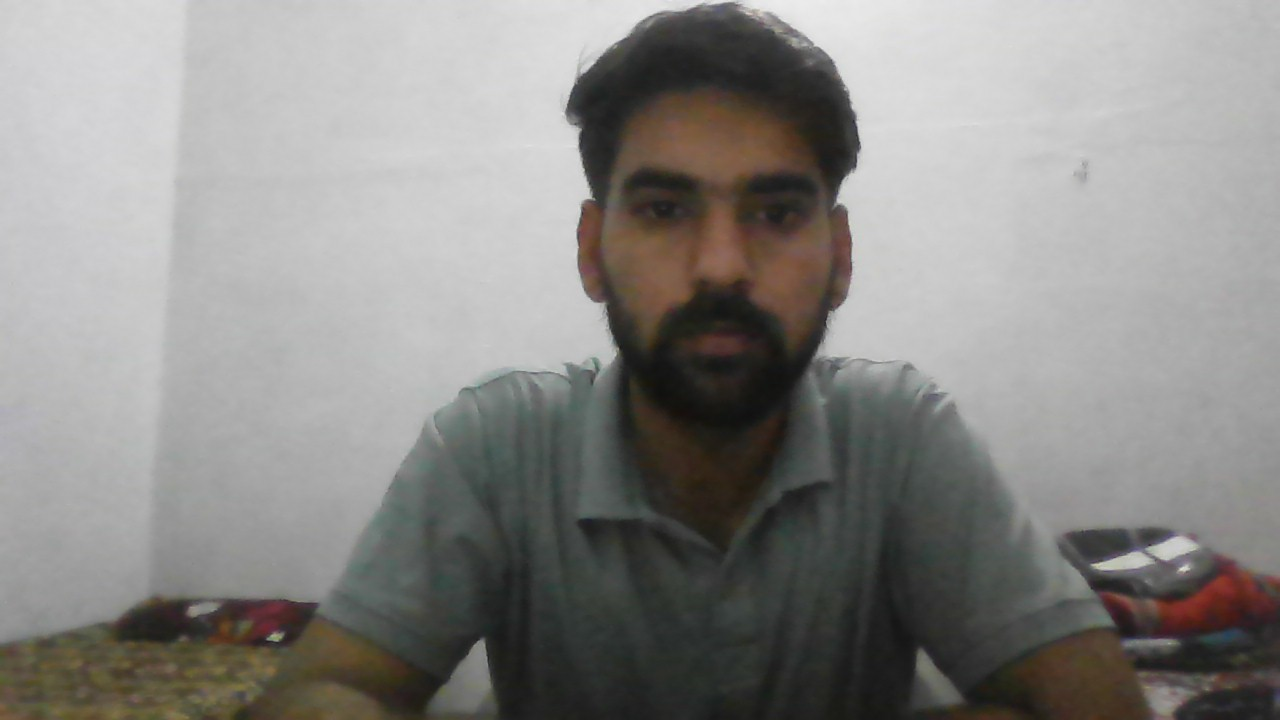
#> input picture training_images/Sharukh-1.jpg, 1280 x 720 px
$ python attendance_system.py
#> lines starting #> are read from the running program, lines starting #| are printed output that depends on the picture; after the words box and inside, x2 and y2 are one past the last pixel; in counts of white or black regions, pixels touching at a corner belong together
import cv2
import os
import numpy as np
from datetime import datetime

# Setup paths
data_path = 'training_images/'
if not os.path.exists(data_path):
    os.makedirs(data_path)

# 1. Face Detector aur Recognizer
face_classifier = cv2.CascadeClassifier(cv2.data.haarcascades + 'haarcascade_frontalface_default.xml')
model = cv2.face.LBPHFaceRecognizer_create()

def train_model():
    training_data, labels = [], []
    files = [f for f in os.listdir(data_path) if f.endswith(('.jpg', '.png', '.jpeg'))]

    if not files:
        print("❌ ERROR: 'training_images' folder khali hai! Isme apni photos daalein.")
        return None

    print("🔍 Status: Extracting faces and Training...")
    valid_filenames = []

    for i, file in enumerate(files):
        img_path = os.path.join(data_path, file)
        img = cv2.imread(img_path, cv2.IMREAD_GRAYSCALE)
#> img: shape (720, 1280); min 16, max 236, mean 136.7

        if img is None: continue

        # Photo mein chehra dhundhna
        faces = face_classifier.detectMultiScale(img, 1.3, 5)
#> faces = [[575, 98, 294, 294]]

        if len(faces) == 0:
            print(f"⚠️ Warning: Image '{file}' mein chehra nahi mila. Is photo ko skip kar rahe hain.")
            continue

        for (x, y, w, h) in faces:
            face_roi = cv2.resize(img[y:y+h, x:x+w], (200, 200))
            training_data.append(np.asarray(face_roi, dtype=np.uint8))
            labels.append(len(valid_filenames))
            valid_filenames.append(file)
            break
#> this loop made 1 pass
#> pass 1, in train_model, `face_roi = cv2.resize(img[y:y+h, x:x+w], (200, 200))`:
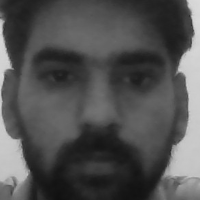
#> face_roi: shape (200, 200); min 16, max 218, mean 81
#> after the loop, labels = [0]; training_data = 1 item; valid_filenames = ['Sharukh-1.jpg']
#> pass 2 of the loop in train_model, `for i, file in enumerate(files):`:
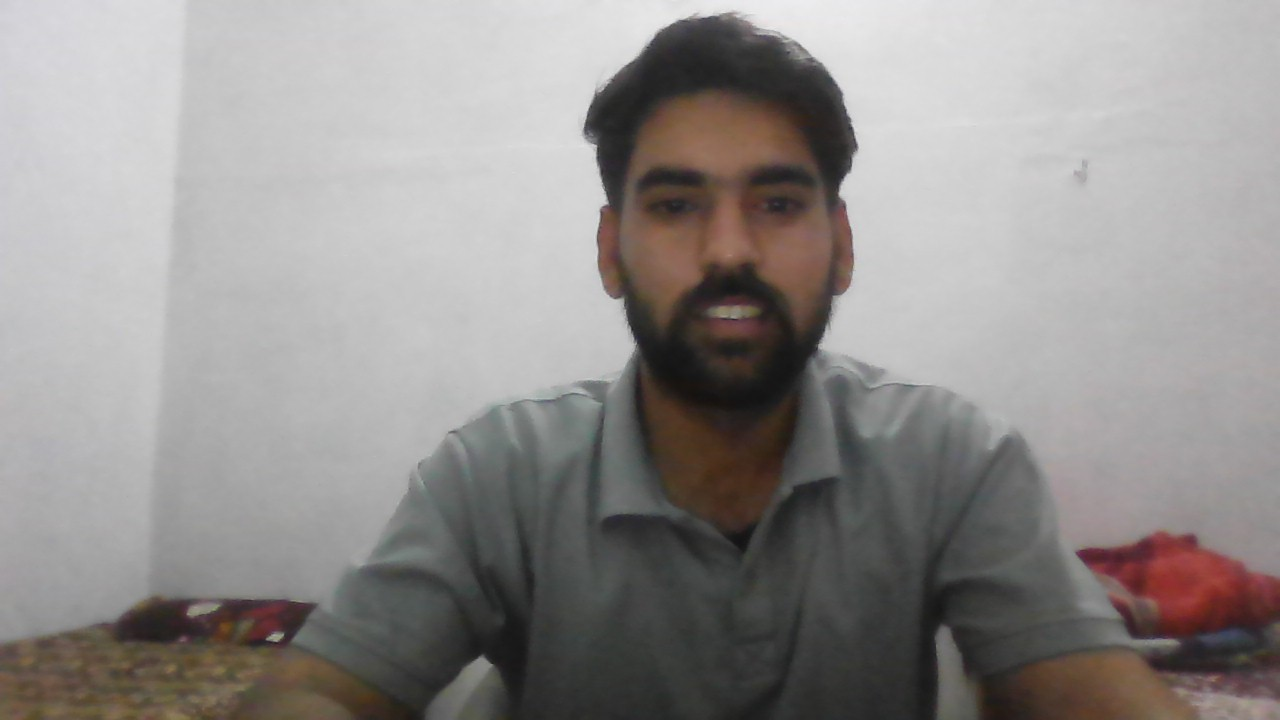
#> input picture training_images/Sharukh-2.jpg, 1280 x 720 px
#> in train_model, `img = cv2.imread(img_path, cv2.IMREAD_GRAYSCALE)`:
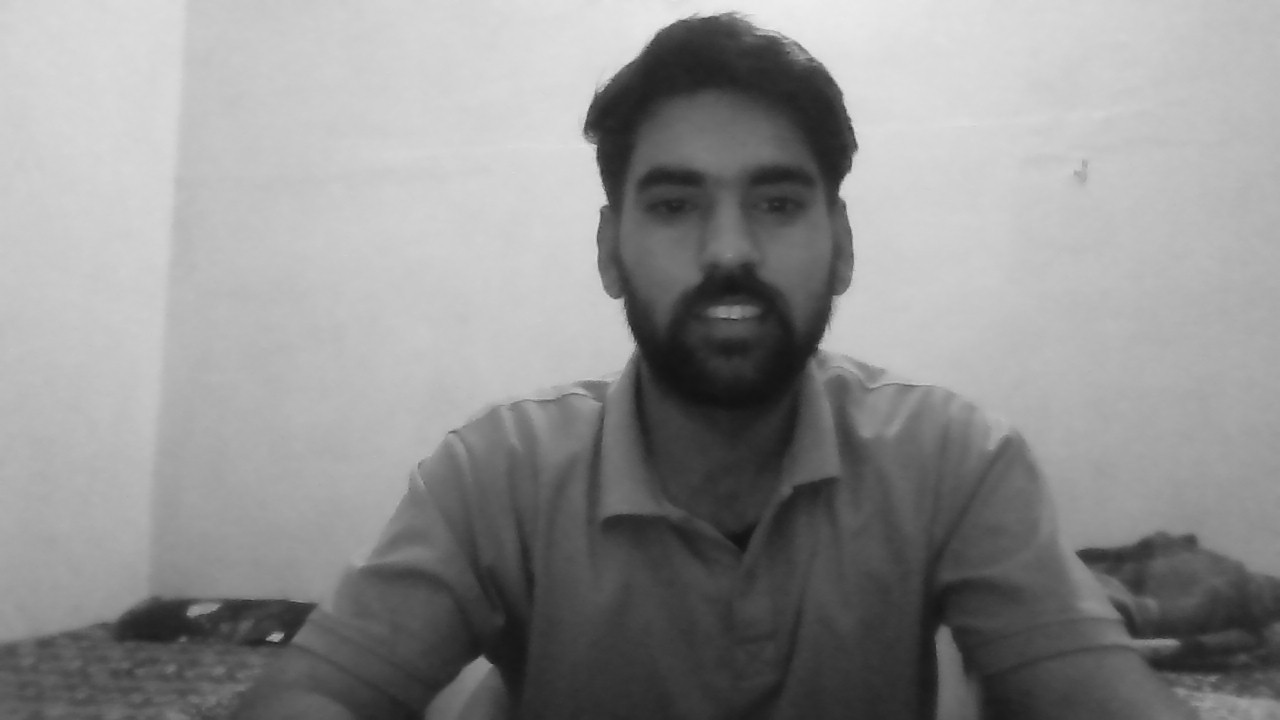
#> img: shape (720, 1280); min 18, max 238, mean 143.7
#> in train_model, `faces = face_classifier.detectMultiScale(img, 1.3, 5)`: faces = [[588, 94, 281, 281]]
#> the loop in train_model, `for (x, y, w, h) in faces:` made 1 pass
#> pass 1, in train_model, `face_roi = cv2.resize(img[y:y+h, x:x+w], (200, 200))`:
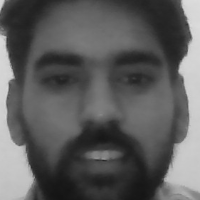
#> face_roi: shape (200, 200); min 20, max 221, mean 92.2
#> after the loop in train_model, `for (x, y, w, h) in faces:`: labels = [0, 1]; training_data = 2 items; valid_filenames = ['Sharukh-1.jpg', 'Sharukh-2.jpg']
#> pass 3 of the loop in train_model, `for i, file in enumerate(files):`:
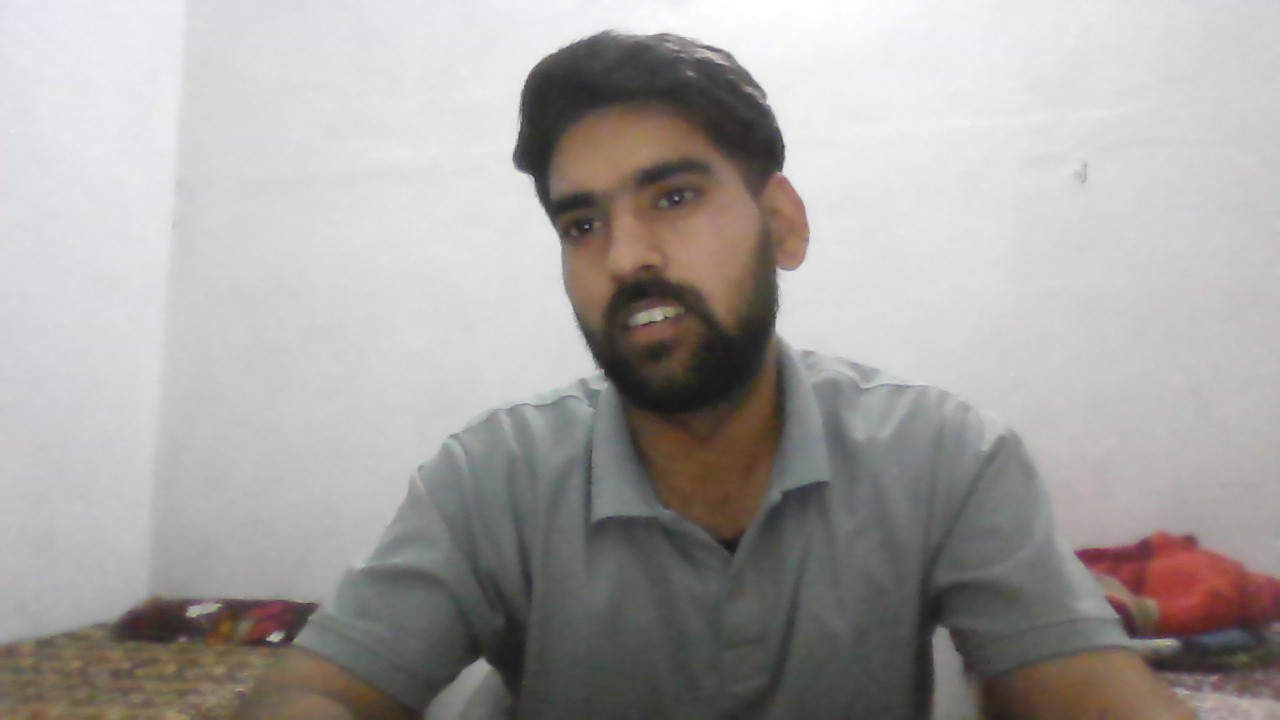
#> input picture training_images/Sharukh-3.jpg, 1280 x 720 px
#> in train_model, `img = cv2.imread(img_path, cv2.IMREAD_GRAYSCALE)`:
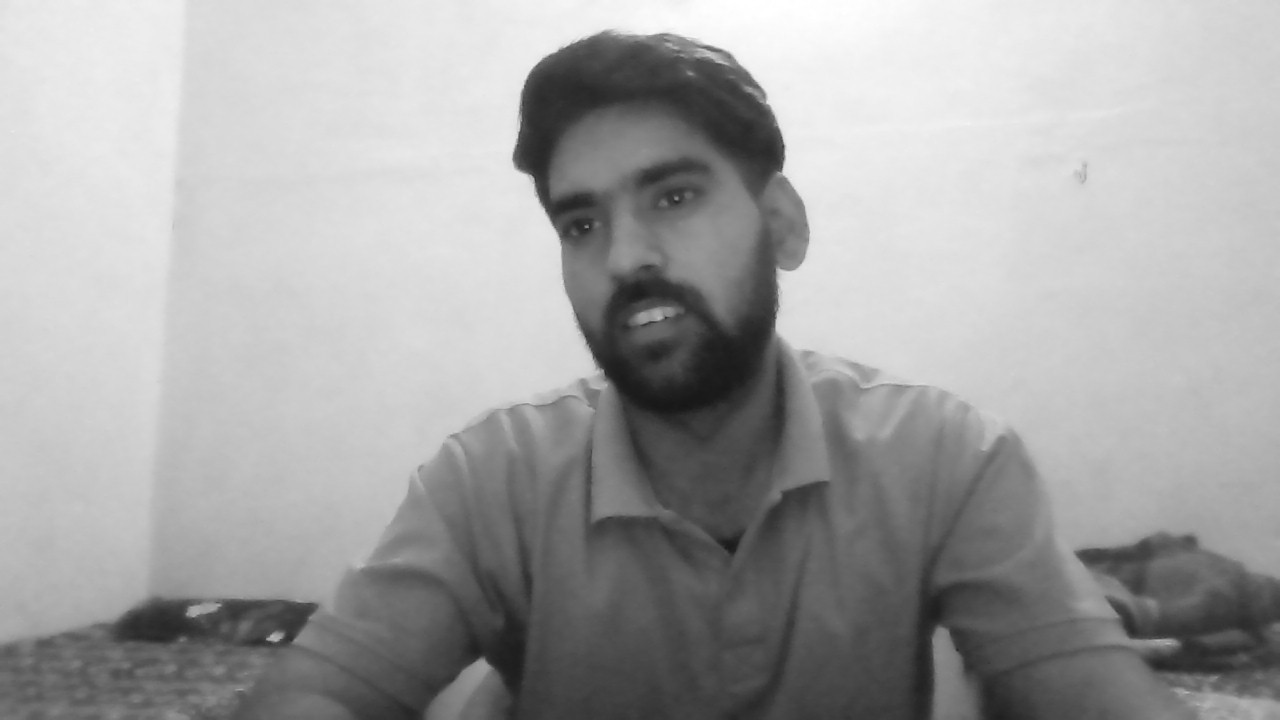
#> img: shape (720, 1280); min 22, max 255, mean 163.5
#> in train_model, `faces = face_classifier.detectMultiScale(img, 1.3, 5)`: faces = [[510, 97, 271, 271]]
#> the loop in train_model, `for (x, y, w, h) in faces:` made 1 pass
#> pass 1, in train_model, `face_roi = cv2.resize(img[y:y+h, x:x+w], (200, 200))`:
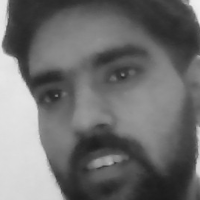
#> face_roi: shape (200, 200); min 27, max 240, mean 110.7
#> after the loop in train_model, `for (x, y, w, h) in faces:`: labels = [0, 1, 2]; training_data = 3 items; valid_filenames = ['Sharukh-1.jpg', 'Sharukh-2.jpg', 'Sharukh-3.jpg']
#> the loop made 4 passes; the first 3 are shown

    if len(training_data) == 0:
        print("❌ CRITICAL ERROR: Kisi bhi photo mein face nahi mila. Train nahi ho sakta!")
        return None

    model.train(np.asarray(training_data), np.asarray(labels))
    print(f"✅ Success: {len(training_data)} photos par model train ho gaya!")
    return valid_filenames

filenames = train_model()

# Agar training fail hui toh project stop kar do
if filenames is None:
    print("System setup failed. Please check your training images.")
    exit()

def markAttendance(name):
    if not os.path.exists('attendance.csv'):
        with open('attendance.csv', 'w') as f:
            f.write("Name,Time,Date\n")

    with open('attendance.csv', 'r+') as f:
        lines = f.readlines()
        names = [line.split(',')[0] for line in lines]
        if name not in names:
            now = datetime.now()
            f.writelines(f'{name},{now.strftime("%H:%M:%S")},{now.strftime("%d-%m-%Y")}\n')
            print(f"✅ Attendance Recorded: {name}")

print("🚀 System Starting... Press 'Enter' in camera window to Exit.")
cap = cv2.VideoCapture(0, cv2.CAP_DSHOW)

while True:
    ret, frame = cap.read()
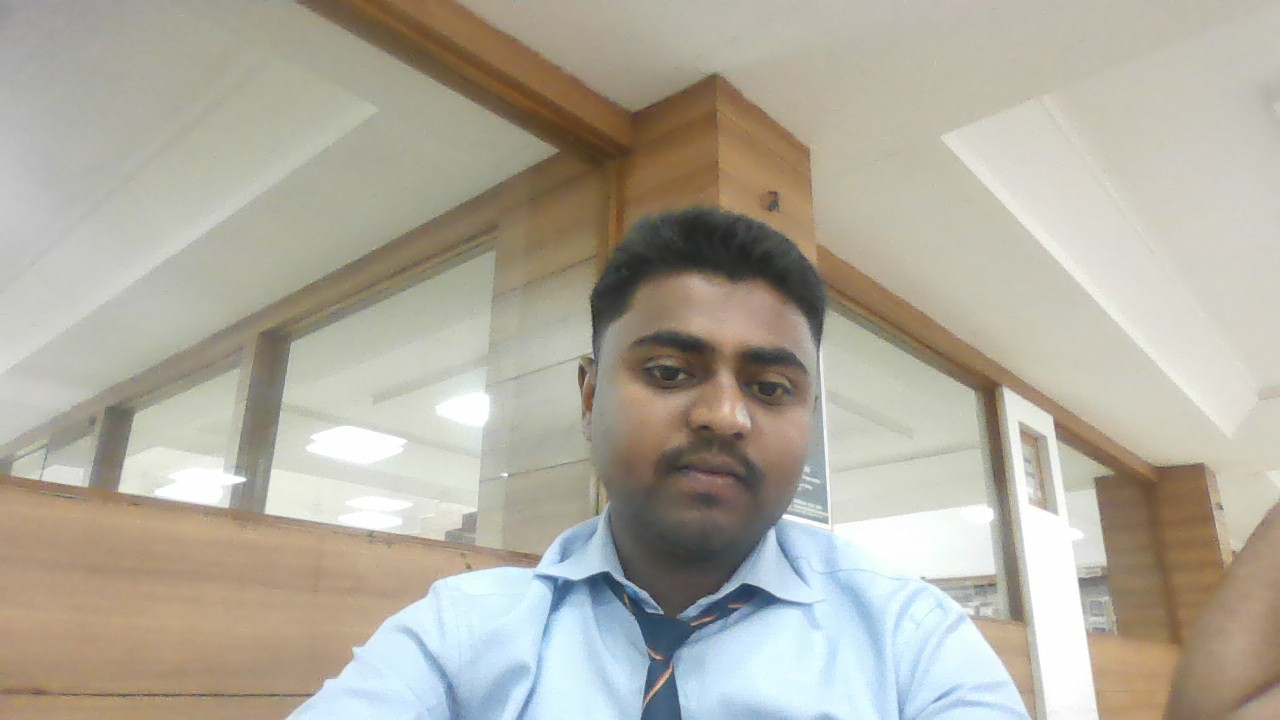
#> input picture training_images/sazid-1.jpg, 1280 x 720 px, given in place of the camera
#> frame is the input picture: shape (720, 1280, 3); mean B, G, R 159.3, 172.1, 176.9
    if not ret: break

    gray = cv2.cvtColor(frame, cv2.COLOR_BGR2GRAY)
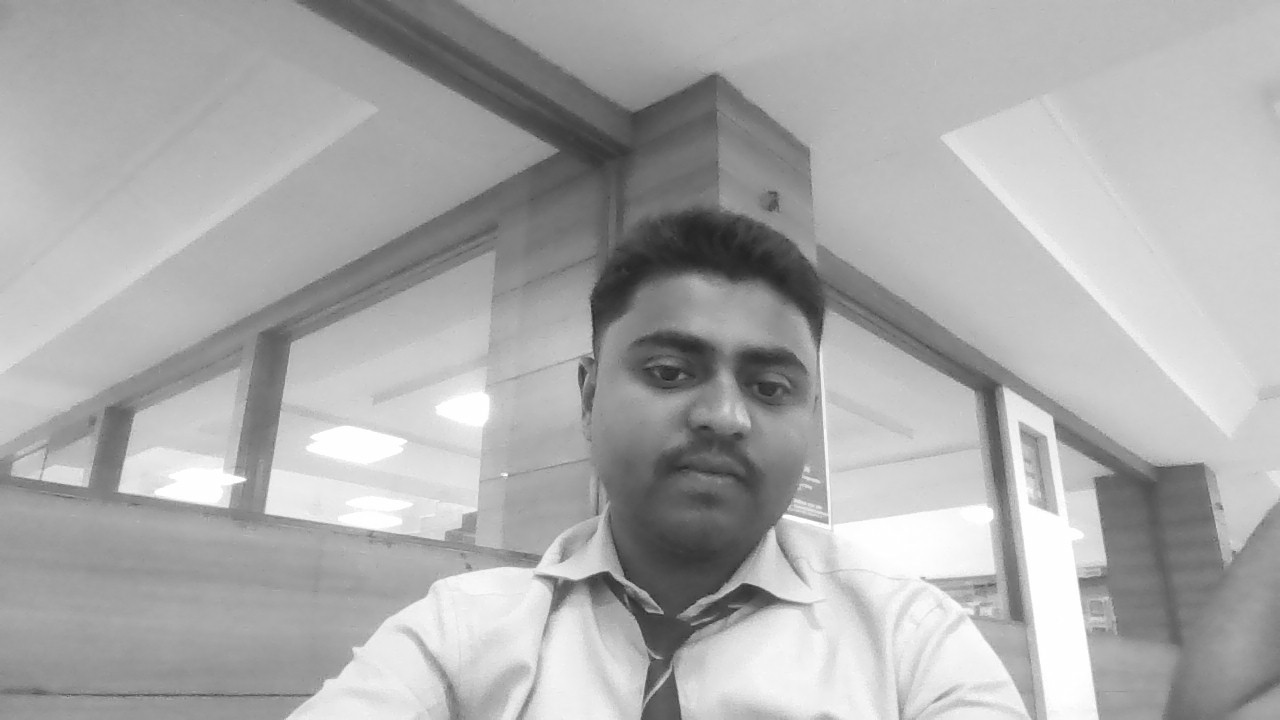
#> gray: shape (720, 1280); min 26, max 255, mean 172.1
    faces = face_classifier.detectMultiScale(gray, 1.3, 5)
#> faces = [[571, 262, 285, 285]]

    for (x, y, w, h) in faces:
        face_roi = cv2.resize(gray[y:y+h, x:x+w], (200, 200))
        id, confidence = model.predict(face_roi)

        # Confidence score print for debugging
        # print(f"Score: {confidence}")

        # Strict Threshold (Ise 50 se 65 ke beech rakhein)
        if confidence < 60:
            name = os.path.splitext(filenames[id])[0].upper()
            # Agar file ka naam 'Unknown' se start hota hai toh use unknown dikhao
            if "UNKNOWN" in name:
                name = "UNKNOWN"
                color = (0, 0, 255)
            else:
                color = (0, 255, 0)
                markAttendance(name)
        else:
            name = "UNKNOWN"
            color = (0, 0, 255)

        cv2.rectangle(frame, (x, y), (x+w, y+h), color, 2)
        cv2.putText(frame, f"{name}", (x, y-10), cv2.FONT_HERSHEY_SIMPLEX, 0.8, color, 2)
#> this loop made 1 pass
#> (x, y, w, h, id, confidence, color, names in markAttendance) on pass 1: (571, 262, 285, 285, 3, 0.0607, (0, 255, 0), ['Name'])
#| ✅ Attendance Recorded: SAZID-1
#> pass 1, `face_roi = cv2.resize(gray[y:y+h, x:x+w], (200, 200))`:
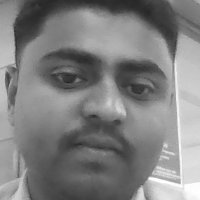
#> face_roi: shape (200, 200); min 30, max 255, mean 128
#> after the loop:
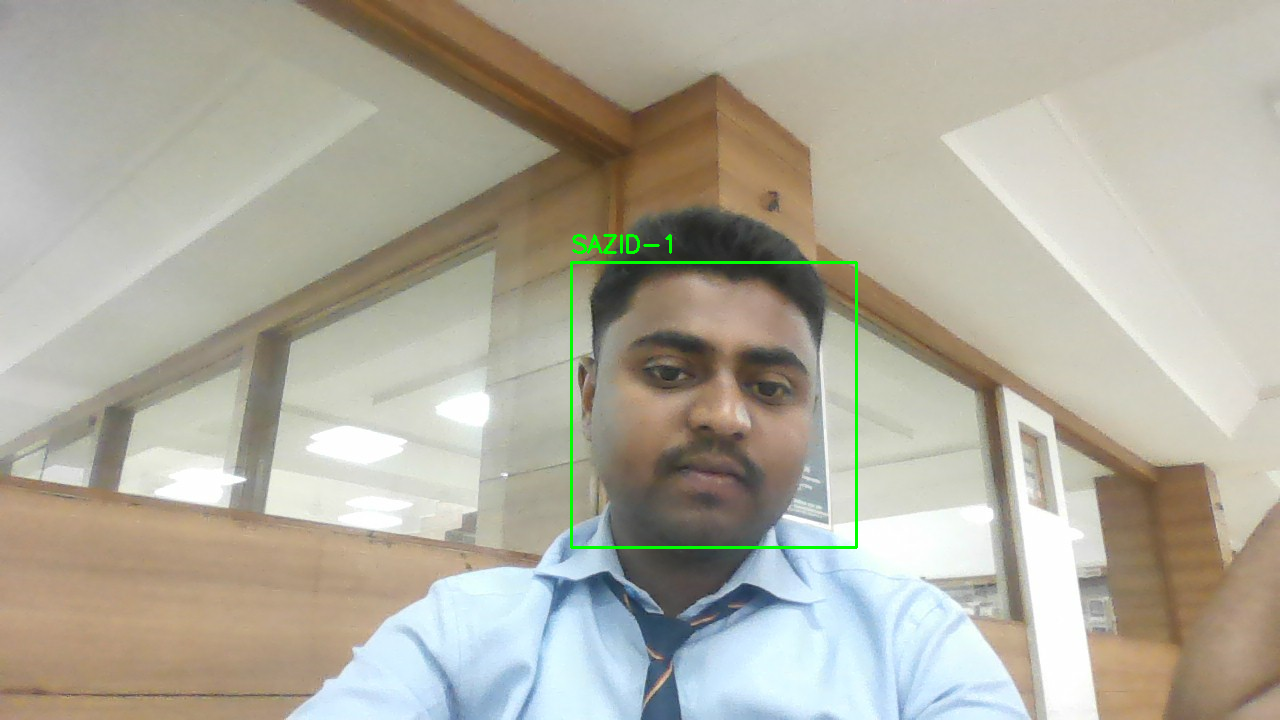
#> frame: shape (720, 1280, 3); 0.45% of pixels changed, all inside (x1, y1, x2, y2) = (570, 234, 858, 549)

    cv2.rectangle(frame, (0,0), (640, 40), (50,50,50), -1)
    cv2.putText(frame, "COLLEGE PROJECT: FACE ATTENDANCE", (120, 28), cv2.FONT_HERSHEY_SIMPLEX, 0.7, (255,255,255), 2)
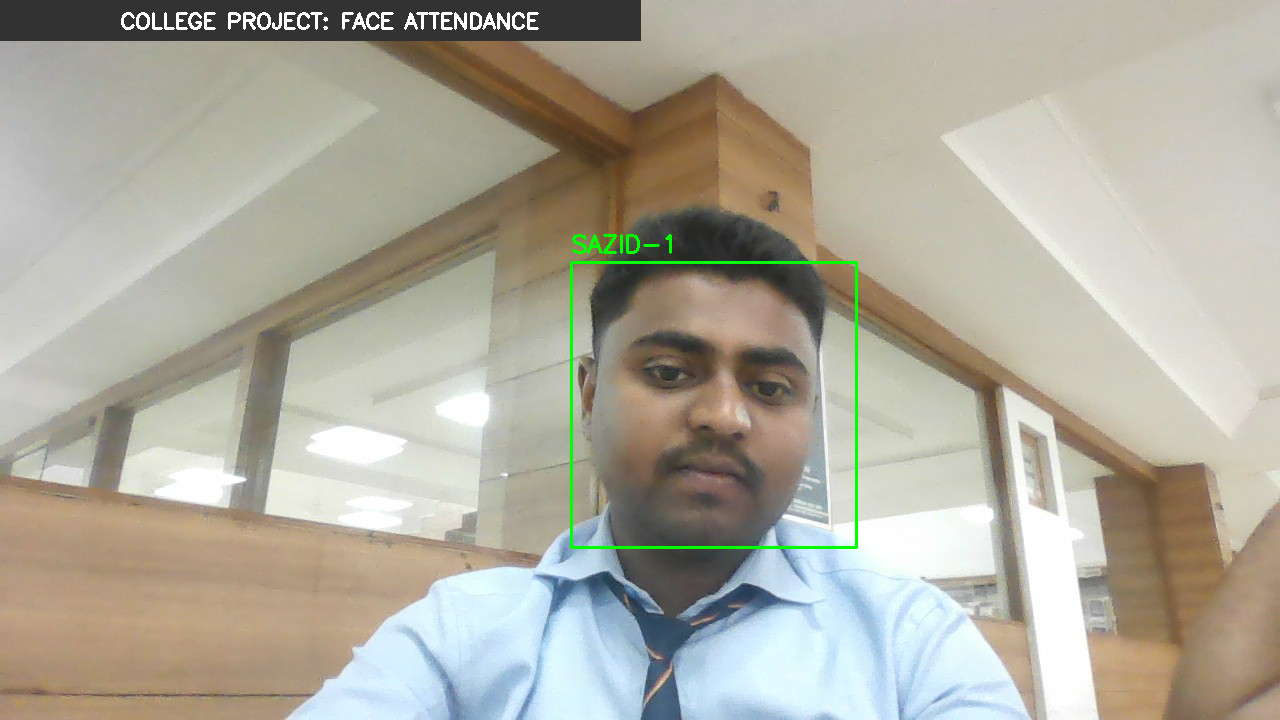
#> frame: shape (720, 1280, 3); mean B, G, R 157.2, 170.6, 173.9

    cv2.imshow('Face Recognition System', frame)
    if cv2.waitKey(1) == 13: break
#> (key Esc is pressed here)

cap.release()
cv2.destroyAllWindows()
